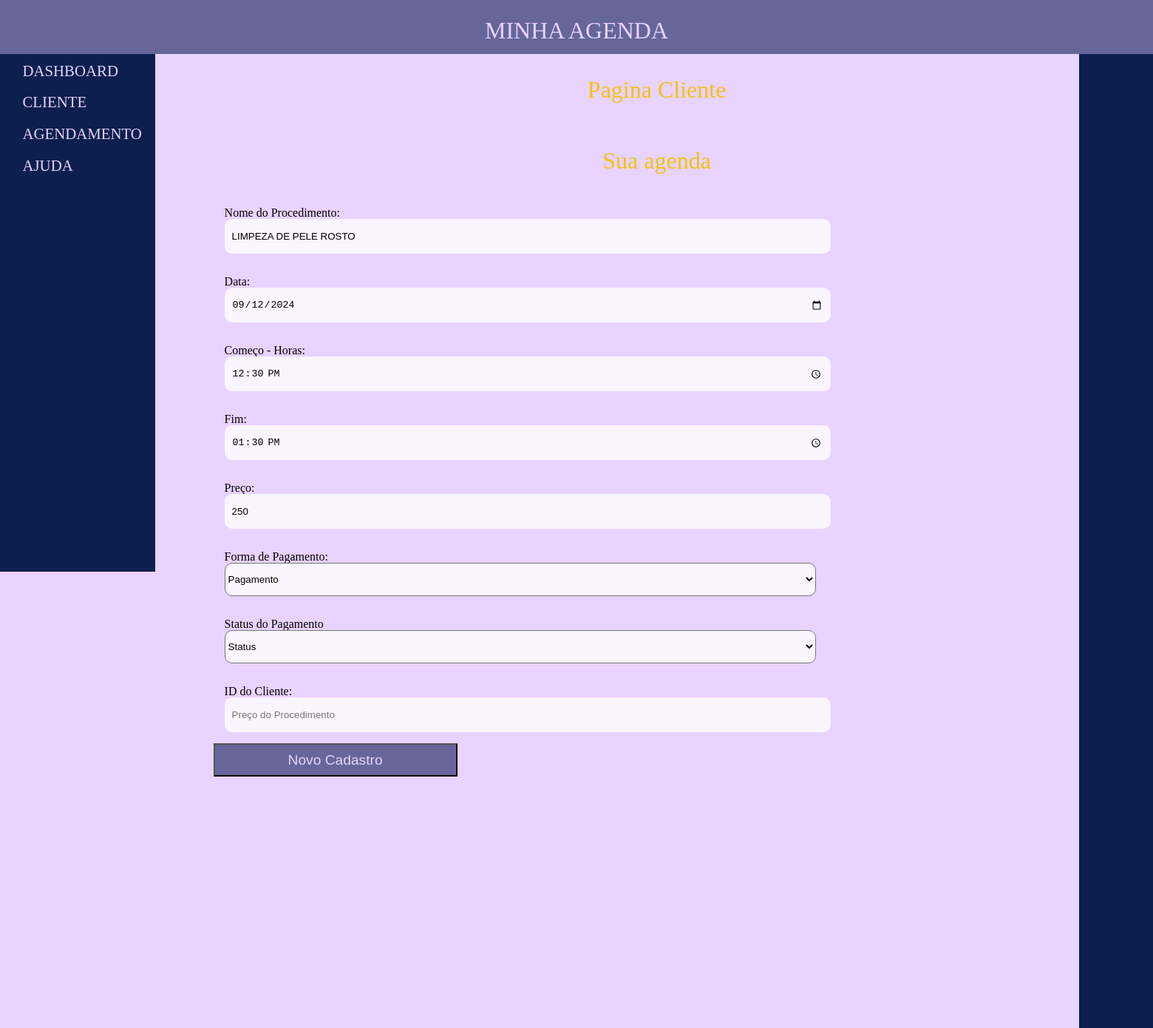
Screenshot of /admin/index.php?p=agendamento&a=atualizar&id=1 with the database file from the repository.
### tables this page shows
CREATE TABLE `tblprocedimento` (
  `idProcedimento` int(11) NOT NULL,
  `procedimento` varchar(100) NOT NULL,
  `dataProcedimento` date NOT NULL,
  `comecoProcedimento` time NOT NULL,
  `fimProcedimento` time NOT NULL,
  `valorProcedimento` double(10,2) DEFAULT NULL,
  `formaPagamento` varchar(20) NOT NULL,
  `statusPagamento` varchar(10) DEFAULT NULL,
  `idCliente` int(11) NOT NULL
);

### admin/class/agendaClass.php (called while the page is built, shortened)
<?php
class agendaClase{
   public $idProcedimento;
   public function __construct($id = false)
   {
       if ($id) {
           $this->idProcedimento = $id;
           $this->Carregar();
       }
   }
   public function Carregar(){
    $query = "SELECT * FROM tblprocedimento WHERE idProcedimento='".$this->idProcedimento."';";
    $conn = Conexao::LigarConexao();
    $resultado = $conn->query($query);
    $lista = $resultado->fetchAll();
    foreach($lista as $linha){
        $this->idProcedimento = $linha['idProcedimento'];
        $this-> procedimento= $linha['procedimento'];
        $this->dataProcedimento = $linha['dataProcedimento'];
        $this->comecoProcedimento = $linha['comecoProcedimento'];
        $this->fimProcedimento = $linha['fimProcedimento'];
        $this->valorProcedimento = $linha['valorProcedimento'];
        $this->formaPagamento = $linha['formaPagamento'];
        $this->statusPagamento = $linha['statusPagamento'];
    }
}
}

### admin/agendamento/atualizar.php (the view, shortened to what this page needs)
<h2>Sua agenda</h2>
<?php
require_once('class/agendaClass.php');
$agenda = new agendaClase($id);
?>
<section>
<form class="formulario-CAD" action="index.php?p=agendamento&a=atualizar&id=<?php echo isset($agenda->idProcedimento) ?>" method="POST" enctype="multipart/form-data">
    <div class="formulario-Cadastrar site">
        <div class="elementoForm">
            <label for="procedimento" class="form-label">Nome do Procedimento:</label>
            <input type="text" class="form" name="procedimento" id="procedimento"
                 value="<?php echo $agenda->procedimento; ?>"
            require placeholder="Nome do Procedimento">
        </div>
        <div class="elementoForm">
            <label for="dataProcedimento" class="form-label">Data:</label>
            <input type="date" class="form" name="dataProcedimento" id="dataProcedimento"
            value="<?php echo $agenda->dataProcedimento; ?>"
            require placeholder="Infome a data ">
        </div>
        <div class="elementoForm">
            <label for="comecoProcedimento" class="form-label">Começo - Horas:</label>
            <input type="time" class="form" name="comecoProcedimento" id="comecoProcedimento"
            value="<?php echo $agenda->comecoProcedimento; ?>"
            require placeholder="Horario marcado ">
        </div>
        <div class="elementoForm">
           <label for="fimProcedimento" class="form-label">Fim:</label>
           <input type="time" class="form" name="fimProcedimento" id="fimProcedimento"
           value="<?php echo $agenda->fimProcedimento; ?>"
           required placeholder="Horario">
        </div>
        <div class="elementoForm">
           <label for="valorProcedimento" class="form-label">Preço:</label>
           <input type="number" class="form" name="valorProcedimento" id="valorProcedimento"
           value="<?php echo $agenda->valorProcedimento; ?>"
           required placeholder="Preço do Procedimento">
        </div>
        <div class="elementoForm">
            <label for="formaPagamento" class="form-label" name="formaPagamento"
            id="formaPagamento" value="<?php echo $agenda->formaPagamento; ?>" require>
                Forma de Pagamento:</label>
            <select id="inputState" class="form-control" name="formaPagamento" id="formaPagamento"
            value="<?php echo $agenda->formaPagamento; ?>"
            >
                <option selected>Pagamento</option>
            </select>
        </div>
        <div class="elementoForm">
            <label for="statusPagamento" class="form-label" name="statusPagamento" id="statusPagamento"
             value="<?php echo $agenda->statusPagamento; ?>"
            require>
                Status do Pagamento</label>
            <select id="inputState" class="form-control" name="statusPagamento" id="statusPagamento"
            value="<?php echo $agenda->statusPagamento; ?>" >
                <option selected>Status</option>
            </select>
        </div>
        <div class="elementoForm">
           <label for="idCliente" class="form-label">ID do Cliente:</label>
           <input type="number" class="form" name="idCliente" id="idCliente"
            required placeholder="Preço do Procedimento">
        </div>
        <div class="BTN">
            <button type="submit" class="btn btn-primary">Novo Cadastro</button>
        </div>
    </div>
</form>
</section>
</section>
<section class="fundo site">

### css/stely.css (style rules this page uses)
.site { max-width: 1200px; width: 100%; margin: 0 auto; }
body { background-color: #e9d3ff; }
.fundo { border-width: 0px; border-color: rgb(0, 0, 0); border-style: solid; background-color: #0D204D; position: absolute; left: 1460px; top: 0px; width: 148px; height:1390px; z-index: -24; }
.box h2 { color: #F0C310; font-size: 2em; text-align: center; padding: 1em; }
.formulario-Cadastrar input { background-color: #faf5ff; width: 800px; height: 27px; border-radius: 10px; border: aliceblue; padding: 10px; }
.formulario-Cadastrar label { display: flex; flex-direction: column-reverse; }
.formulario-Cadastrar select { background-color: #faf5ff; width: 800px; height: 45px; border-radius: 10px; }
.BTN button { background-color: #666699; width: 330px; height: 45px; color: #e9d3ff; font-size: 1.2em; }
.elementoForm { padding: 15px; }

### rows the page displays
tblprocedimento: procedimento "LIMPEZA DE PELE ROSTO", dataProcedimento "09/12/2024", comecoProcedimento "12:30:00", fimProcedimento "13:30:00", valorProcedimento "250", formaPagamento "Pagamento", statusPagamento "Status"
